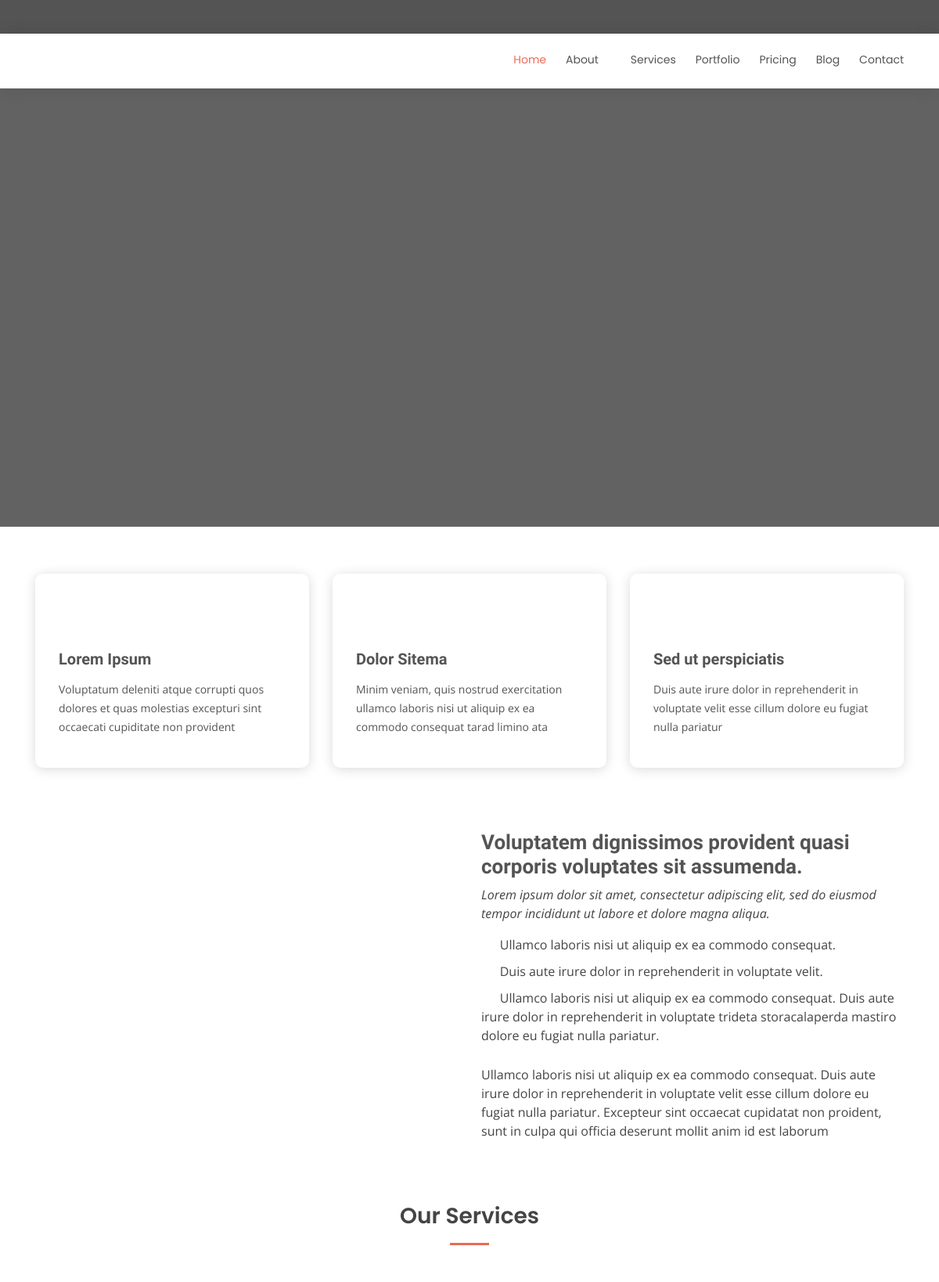
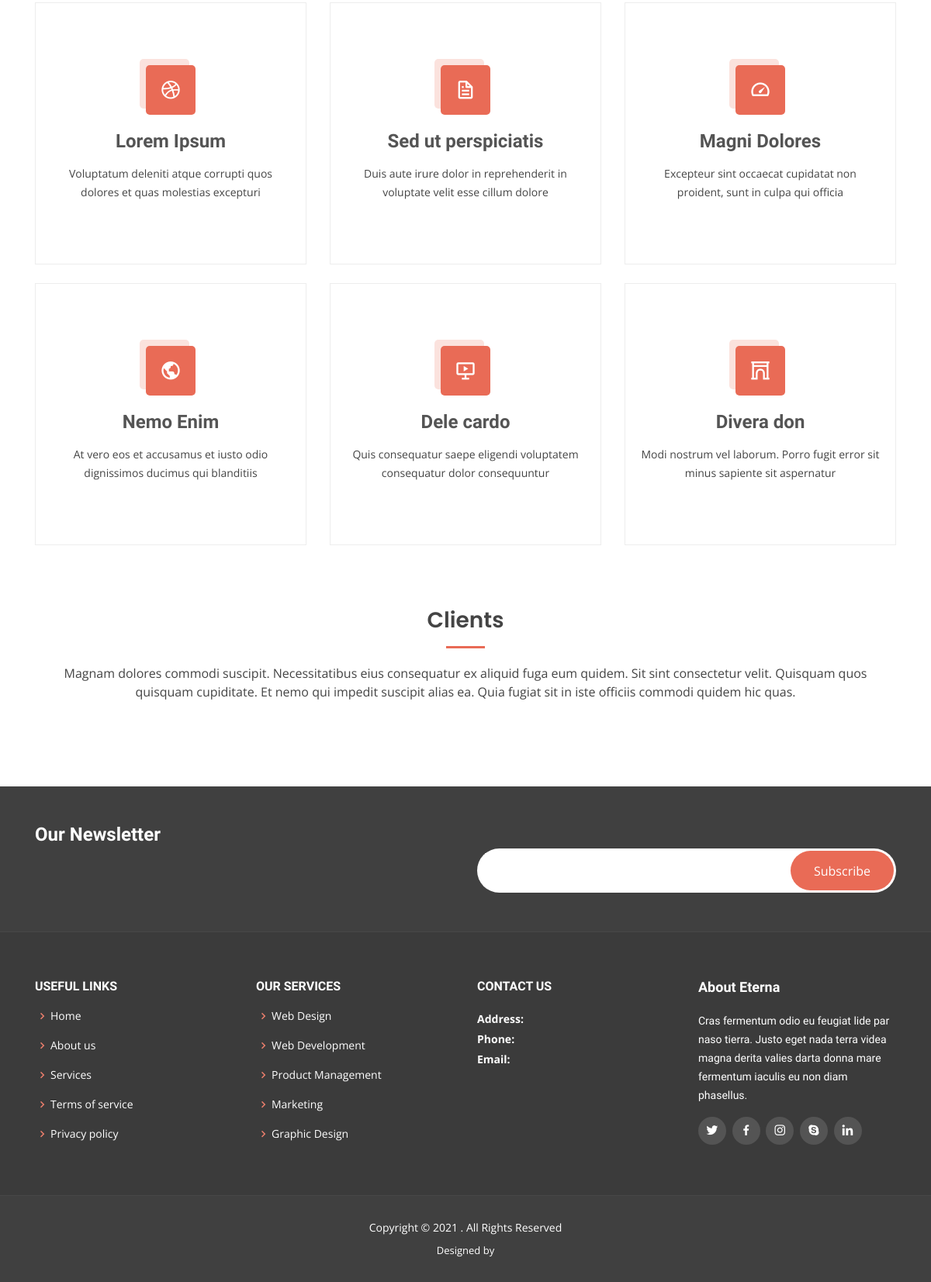
Before: / with the older database file (2 pictures, top to bottom).
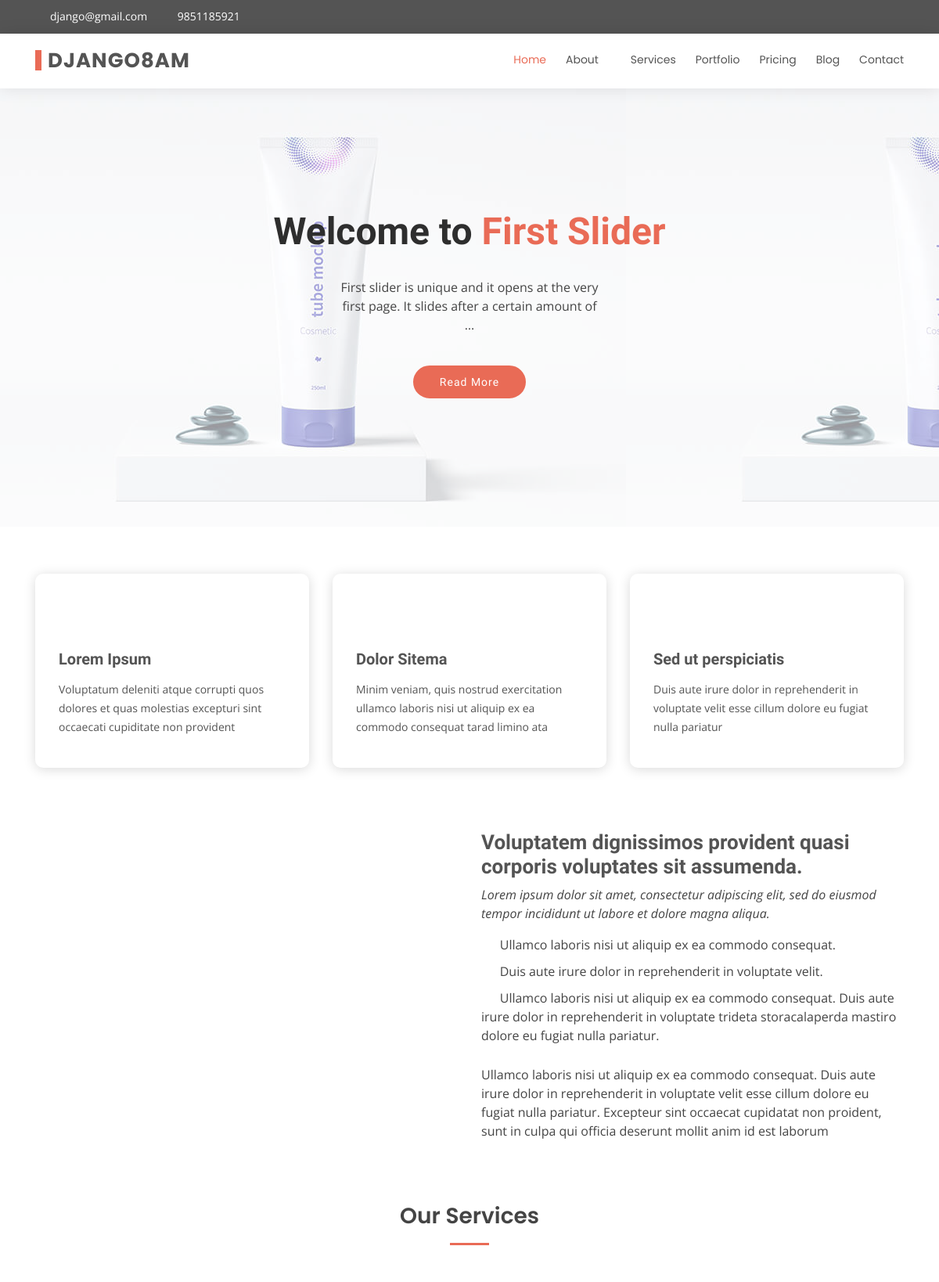
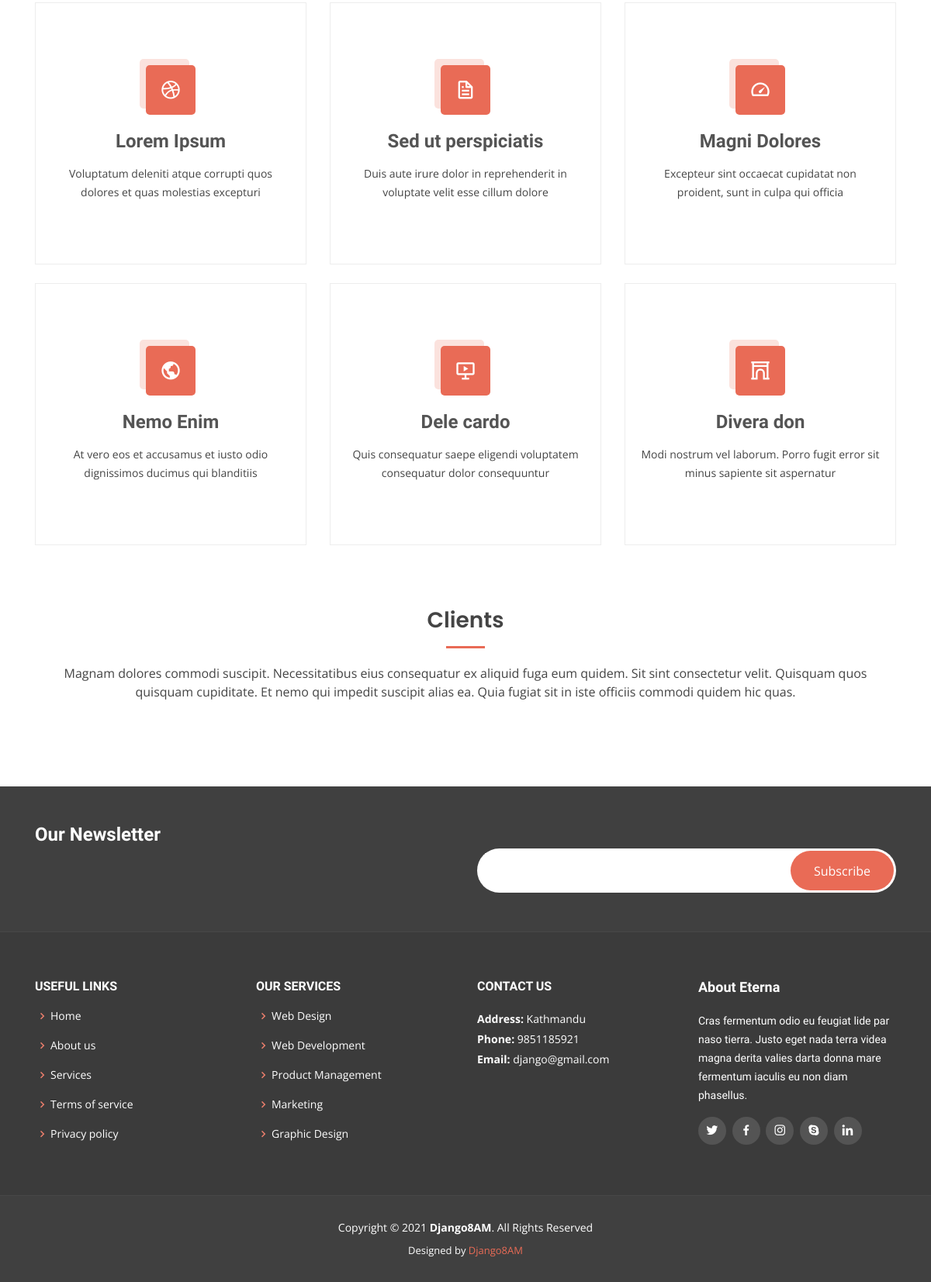
After: the same page with the newer database file (2 pictures, top to bottom).
### blog/models.py (models this page shows)
class ProjectConfig(models.Model):
    company_name = models.CharField(max_length=255)
    company_email = models.CharField(max_length=255)
    company_phone = models.CharField(max_length=100)
    company_address = models.CharField(max_length=255)
    company_fax = models.IntegerField(default=0)
    company_logo = models.ImageField(upload_to='logo')

class Slider(models.Model):
    title = models.CharField(max_length=255, unique=True)
    slug = models.SlugField(max_length=255, unique=True)
    image = models.ImageField(upload_to='slider')
    is_first = models.BooleanField(default=0)
    description = RichTextField()

### blog/views.py (the view)
# urls.py: path('', views.index, name='index'),
def index(request):
    data = {
        'title': 'Home',
        'sliderData': Slider.objects.all()
    }
    return render(request, page_path + 'home/home.html', data)

### blog/general.py (called while the page is built)
def global_data(request):
    data = {
        'title': 'Welcome',
        'settingData': ProjectConfig.objects.first()
    }
    return data

### blog/templates/frontend/pages/home/home.html (shortened to what this page needs)
{% extends 'frontend/master/master.html' %}
{% block content %}
    <section id="hero">
        <div class="hero-container">
            <div id="heroCarousel" class="carousel slide carousel-fade" data-ride="carousel">
                <div class="carousel-inner" role="listbox">
                    {% for slider in sliderData %}
                        {% if slider.is_first == 1 %}
                            <div class="carousel-item active" style="background: url({{ slider.image.url }})">
                                <div class="carousel-container">
                                    <div class="carousel-content">
                                        <h2 class="animate__animated animate__fadeInDown">Welcome to <span>{{ slider.title }}</span>
                                        </h2>
                                        <p class="animate__animated animate__fadeInUp">
                                            {{ slider.description | safe | truncatechars:'100'}}
                                        </p>
                                        <a href="{% url 'slider-details' slider.slug %}" class="btn-get-started animate__animated animate__fadeInUp">Read
                                            More</a>
                                    </div>
                                </div>
                            </div>
                        {% endif %}
                    {% endfor %}
                </div>
                <a class="carousel-control-prev" href="#heroCarousel" role="button" data-slide="prev">
                    <span class="carousel-control-prev-icon icofont-rounded-left" aria-hidden="true"></span>
                </a>
                <a class="carousel-control-next" href="#heroCarousel" role="button" data-slide="next">
                    <span class="carousel-control-next-icon icofont-rounded-right" aria-hidden="true"></span>
                </a>
            </div>
        </div>
    </section>
    <main id="main">
        <section id="featured" class="featured">
            <div class="container">
                <div class="row">
                    <div class="col-lg-4">
                        <div class="icon-box">
                            <i class="icofont-computer"></i>
                            <h3><a href="">Lorem Ipsum</a></h3>
                            <p>Voluptatum deleniti atque corrupti quos dolores et quas molestias excepturi sint
                                occaecati cupiditate non provident</p>
                        </div>
                    </div>
                    <div class="col-lg-4 mt-4 mt-lg-0">
                        <div class="icon-box">
                            <i class="icofont-image"></i>
                            <h3><a href="">Dolor Sitema</a></h3>
                            <p>Minim veniam, quis nostrud exercitation ullamco laboris nisi ut aliquip ex ea commodo
                                consequat tarad limino ata</p>
                        </div>
                    </div>
                    <div class="col-lg-4 mt-4 mt-lg-0">
                        <div class="icon-box">
                            <i class="icofont-tasks-alt"></i>
                            <h3><a href="">Sed ut perspiciatis</a></h3>
                            <p>Duis aute irure dolor in reprehenderit in voluptate velit esse cillum dolore eu fugiat
                                nulla pariatur</p>
                        </div>
                    </div>
                </div>
            </div>
        </section>
        <section id="about" class="about">
            <div class="container">
                <div class="row">
                    <div class="col-lg-6">
                    </div>
                    <div class="col-lg-6 pt-4 pt-lg-0 content">
                        <h3>Voluptatem dignissimos provident quasi corporis voluptates sit assumenda.</h3>
                        <p class="font-italic">
                            Lorem ipsum dolor sit amet, consectetur adipiscing elit, sed do eiusmod tempor incididunt ut
                            labore et dolore
                            magna aliqua.
                        </p>
                        <ul>
                            <li><i class="icofont-check-circled"></i> Ullamco laboris nisi ut aliquip ex ea commodo
                                consequat.
                            </li>
                            <li><i class="icofont-check-circled"></i> Duis aute irure dolor in reprehenderit in
                                voluptate velit.
                            </li>
                            <li><i class="icofont-check-circled"></i> Ullamco laboris nisi ut aliquip ex ea commodo
                                consequat. Duis aute irure dolor in reprehenderit in voluptate trideta storacalaperda
                                mastiro dolore eu fugiat nulla pariatur.
                            </li>
                        </ul>
                        <p>
                            Ullamco laboris nisi ut aliquip ex ea commodo consequat. Duis aute irure dolor in
                            reprehenderit in voluptate
                            velit esse cillum dolore eu fugiat nulla pariatur. Excepteur sint occaecat cupidatat non
                            proident, sunt in
                            culpa qui officia deserunt mollit anim id est laborum
                        </p>
                    </div>
                </div>
            </div>
        </section>
        <section id="services" class="services">
            <div class="container">
                <div class="section-title" data-aos="fade-up">
                    <h2>Our Services</h2>
                </div>
                <div class="row">
                    <div class="col-lg-4 col-md-6 d-flex align-items-stretch">
                        <div class="icon-box">
                            <div class="icon"><i class="bx bxl-dribbble"></i></div>
                            <h4><a href="">Lorem Ipsum</a></h4>
                            <p>Voluptatum deleniti atque corrupti quos dolores et quas molestias excepturi</p>
                        </div>
                    </div>
                    <div class="col-lg-4 col-md-6 d-flex align-items-stretch mt-4 mt-md-0">
                        <div class="icon-box">
                            <div class="icon"><i class="bx bx-file"></i></div>
                            <h4><a href="">Sed ut perspiciatis</a></h4>
                            <p>Duis aute irure dolor in reprehenderit in voluptate velit esse cillum dolore</p>
                        </div>
                    </div>
                    <div class="col-lg-4 col-md-6 d-flex align-items-stretch mt-4 mt-lg-0">
                        <div class="icon-box">
                            <div class="icon"><i class="bx bx-tachometer"></i></div>
                            <h4><a href="">Magni Dolores</a></h4>
                            <p>Excepteur sint occaecat cupidatat non proident, sunt in culpa qui officia</p>
                        </div>
                    </div>
                    <div class="col-lg-4 col-md-6 d-flex align-items-stretch mt-4">
                        <div class="icon-box">
                            <div class="icon"><i class="bx bx-world"></i></div>
                            <h4><a href="">Nemo Enim</a></h4>
                            <p>At vero eos et accusamus et iusto odio dignissimos ducimus qui blanditiis</p>
                        </div>
                    </div>
                    <div class="col-lg-4 col-md-6 d-flex align-items-stretch mt-4">
                        <div class="icon-box">
                            <div class="icon"><i class="bx bx-slideshow"></i></div>
                            <h4><a href="">Dele cardo</a></h4>
                            <p>Quis consequatur saepe eligendi voluptatem consequatur dolor consequuntur</p>
                        </div>
                    </div>
                    <div class="col-lg-4 col-md-6 d-flex align-items-stretch mt-4">
                        <div class="icon-box">
                            <div class="icon"><i class="bx bx-arch"></i></div>
                            <h4><a href="">Divera don</a></h4>
                            <p>Modi nostrum vel laborum. Porro fugit error sit minus sapiente sit aspernatur</p>
                        </div>
                    </div>
                </div>
            </div>
        </section>
        <section id="clients" class="clients">
            <div class="container">
                <div class="section-title">
                    <h2>Clients</h2>
                    <p>Magnam dolores commodi suscipit. Necessitatibus eius consequatur ex aliquid fuga eum quidem. Sit
                        sint consectetur velit. Quisquam quos quisquam cupiditate. Et nemo qui impedit suscipit alias
                        ea. Quia fugiat sit in iste officiis commodi quidem hic quas.</p>
                </div>
            </div>
        </section>
    </main>
{% endblock %}

### blog/templates/frontend/master/master.html
{% include 'frontend/layouts/header.html' %}
{% include 'frontend/layouts/top-nav.html' %}
{% include 'frontend/layouts/top-header.html' %}
{% block content %}
{% endblock %}
{% include 'frontend/layouts/footer.html' %}

### blog/templates/frontend/layouts/header.html (shortened to what this page needs)
<!doctype html>
{% load static %}
<html lang="en">
<head>
    <link href="{% static '/assets/vendor/bootstrap/css/bootstrap.min.css' %}" rel="stylesheet">
    <link href="{% static '/assets/vendor/icofont/icofont.min.css' %}" rel="stylesheet">
    <link href="{% static '/assets/vendor/boxicons/css/boxicons.min.css' %}" rel="stylesheet">
    <link href="{% static '/assets/vendor/animate.css/animate.min.css' %}" rel="stylesheet">
    <link href="{% static '/assets/vendor/owl.carousel/assets/owl.carousel.min.css' %}" rel="stylesheet">
    <link href="{% static '/assets/vendor/venobox/venobox.css' %}" rel="stylesheet">
    <link href="{% static 'assets/css/style.css' %}" rel="stylesheet">
</head>
<body>

### blog/templates/frontend/layouts/top-nav.html
<section id="topbar" class="d-none d-lg-block">
    <div class="container d-flex">
        <div class="contact-info mr-auto">
            <i class="icofont-envelope"></i><a href="mailto:{{ settingData.company_email}}">{{ settingData.company_email }}</a>
            <i class="icofont-phone"></i>{{settingData.company_phone}}
        </div>
        <div class="social-links">
            <a href="#" class="twitter"><i class="icofont-twitter"></i></a>
            <a href="#" class="facebook"><i class="icofont-facebook"></i></a>
            <a href="#" class="instagram"><i class="icofont-instagram"></i></a>
            <a href="#" class="skype"><i class="icofont-skype"></i></a>
            <a href="#" class="linkedin"><i class="icofont-linkedin"></i></a>
        </div>
    </div>
</section>

### blog/templates/frontend/layouts/top-header.html (shortened to what this page needs)
<header id="header">
    <div class="container d-flex">
        <div class="logo mr-auto">
            <h1 class="text-light"><a href="{% url 'index' %}"><span>{{ settingData.company_name }}</span></a></h1>
        </div>
        <nav class="nav-menu d-none d-lg-block">
            <ul>
                <li class="active"><a href="{% url 'index' %}">Home</a></li>
                <li class="drop-down"><a href="#">About</a>
                </li>
                <li><a href="services.html">Services</a></li>
                <li><a href="portfolio.html">Portfolio</a></li>
                <li><a href="pricing.html">Pricing</a></li>
                <li><a href="blog.html">Blog</a></li>
                <li><a href="contact.html">Contact</a></li>
            </ul>
        </nav>
    </div>
</header>

### blog/templates/frontend/layouts/footer.html (shortened to what this page needs)
<footer id="footer">
    <div class="footer-newsletter">
        <div class="container">
            <div class="row">
                <div class="col-lg-6">
                    <h4>Our Newsletter</h4>
                </div>
                <div class="col-lg-6">
                    <form action="" method="post">
                        <label>
                            <input type="email" name="email">
                        </label><input type="submit" value="Subscribe">
                    </form>
                </div>
            </div>
        </div>
    </div>
    <div class="footer-top">
        <div class="container">
            <div class="row">
                <div class="col-lg-3 col-md-6 footer-links">
                    <h4>Useful Links</h4>
                    <ul>
                        <li><i class="bx bx-chevron-right"></i> <a href="{% url 'index' %}">Home</a></li>
                        <li><i class="bx bx-chevron-right"></i> <a href="#">About us</a></li>
                        <li><i class="bx bx-chevron-right"></i> <a href="#">Services</a></li>
                        <li><i class="bx bx-chevron-right"></i> <a href="#">Terms of service</a></li>
                        <li><i class="bx bx-chevron-right"></i> <a href="#">Privacy policy</a></li>
                    </ul>
                </div>
                <div class="col-lg-3 col-md-6 footer-links">
                    <h4>Our Services</h4>
                    <ul>
                        <li><i class="bx bx-chevron-right"></i> <a href="#">Web Design</a></li>
                        <li><i class="bx bx-chevron-right"></i> <a href="#">Web Development</a></li>
                        <li><i class="bx bx-chevron-right"></i> <a href="#">Product Management</a></li>
                        <li><i class="bx bx-chevron-right"></i> <a href="#">Marketing</a></li>
                        <li><i class="bx bx-chevron-right"></i> <a href="#">Graphic Design</a></li>
                    </ul>
                </div>
                <div class="col-lg-3 col-md-6 footer-contact">
                    <h4>Contact Us</h4>
                    <p>
                        <strong>Address: </strong>{{ settingData.company_address }}<br>
                        <strong>Phone: </strong>{{ settingData.company_phone }}<br>
                        <strong>Email: </strong>{{settingData.company_email}}<br>
                    </p>
                </div>
                <div class="col-lg-3 col-md-6 footer-info">
                    <h3>About Eterna</h3>
                    <p>Cras fermentum odio eu feugiat lide par naso tierra. Justo eget nada terra videa magna derita
                        valies darta donna mare fermentum iaculis eu non diam phasellus.</p>
                    <div class="social-links mt-3">
                        <a href="#" class="twitter"><i class="bx bxl-twitter"></i></a>
                        <a href="#" class="facebook"><i class="bx bxl-facebook"></i></a>
                        <a href="#" class="instagram"><i class="bx bxl-instagram"></i></a>
                        <a href="#" class="google-plus"><i class="bx bxl-skype"></i></a>
                        <a href="#" class="linkedin"><i class="bx bxl-linkedin"></i></a>
                    </div>
                </div>
            </div>
        </div>
    </div>
    <div class="container">
        <div class="copyright">
            Copyright &copy; {% now 'Y' %}<strong><span> {{ settingData.company_name }}</span></strong>. All Rights Reserved
        </div>
        <div class="credits">
            Designed by <a href="">{{ settingData.company_name}}</a>
        </div>
    </div>
</footer>
{% load static %}

Changed rows visible on the page:
added ProjectConfig: company_email "django@gmail.com", company_phone "9851185921", company_name "DJANGO8AM", company_address "Kathmandu", company_name "Django8AM"
added Slider: image (picture), title "First Slider", description "First slider is unique and it opens at the very first page. It slides after a certain amount of …"
